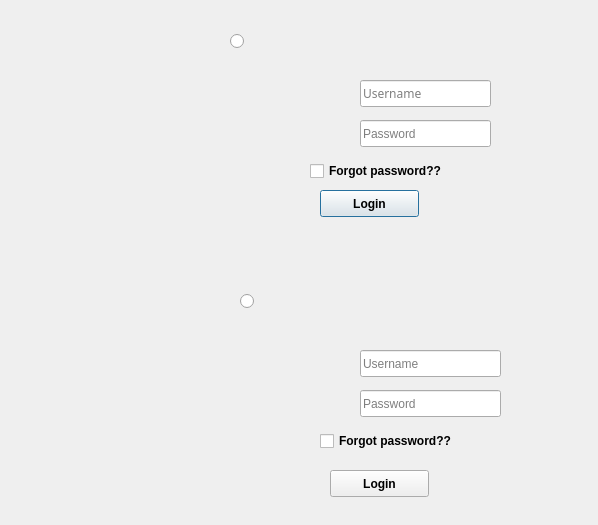
<?xml version="1.0" encoding="UTF-8"?>
<ui version="4.0">
 <class>Login</class>
 <widget class="QDialog" name="Login">
  <property name="geometry">
   <rect>
    <x>0</x>
    <y>0</y>
    <width>598</width>
    <height>525</height>
   </rect>
  </property>
  <property name="windowTitle">
   <string>Login_As</string>
  </property>
  <property name="sizeGripEnabled">
   <bool>false</bool>
  </property>
  <property name="modal">
   <bool>false</bool>
  </property>
  <widget class="QLabel" name="label">
   <property name="geometry">
    <rect>
     <x>0</x>
     <y>-10</y>
     <width>601</width>
     <height>541</height>
    </rect>
   </property>
   <property name="text">
    <string/>
   </property>
   <property name="pixmap">
    <pixmap>../build-MY_store-Desktop-Debug/login.jpg</pixmap>
   </property>
   <property name="scaledContents">
    <bool>true</bool>
   </property>
  </widget>
  <widget class="QLabel" name="admin">
   <property name="geometry">
    <rect>
     <x>210</x>
     <y>60</y>
     <width>331</width>
     <height>131</height>
    </rect>
   </property>
   <property name="text">
    <string/>
   </property>
   <property name="pixmap">
    <pixmap>../build-MY_store-Desktop-Debug/login1.jpg</pixmap>
   </property>
  </widget>
  <widget class="QLabel" name="user">
   <property name="geometry">
    <rect>
     <x>210</x>
     <y>320</y>
     <width>331</width>
     <height>161</height>
    </rect>
   </property>
   <property name="cursor">
    <cursorShape>ArrowCursor</cursorShape>
   </property>
   <property name="focusPolicy">
    <enum>Qt::NoFocus</enum>
   </property>
   <property name="text">
    <string/>
   </property>
   <property name="pixmap">
    <pixmap>../build-MY_store-Desktop-Debug/login1.jpg</pixmap>
   </property>
  </widget>
  <widget class="QLineEdit" name="adus">
   <property name="geometry">
    <rect>
     <x>360</x>
     <y>80</y>
     <width>131</width>
     <height>27</height>
    </rect>
   </property>
   <property name="font">
    <font>
     <family>Vemana2000</family>
    </font>
   </property>
   <property name="placeholderText">
    <string>Username</string>
   </property>
  </widget>
  <widget class="QLineEdit" name="adpa">
   <property name="geometry">
    <rect>
     <x>360</x>
     <y>120</y>
     <width>131</width>
     <height>27</height>
    </rect>
   </property>
   <property name="echoMode">
    <enum>QLineEdit::Password</enum>
   </property>
   <property name="placeholderText">
    <string>Password</string>
   </property>
   <property name="cursorMoveStyle">
    <enum>Qt::LogicalMoveStyle</enum>
   </property>
  </widget>
  <widget class="QLineEdit" name="usua">
   <property name="geometry">
    <rect>
     <x>360</x>
     <y>350</y>
     <width>141</width>
     <height>27</height>
    </rect>
   </property>
   <property name="placeholderText">
    <string>Username</string>
   </property>
  </widget>
  <widget class="QLineEdit" name="uspa">
   <property name="geometry">
    <rect>
     <x>360</x>
     <y>390</y>
     <width>141</width>
     <height>27</height>
    </rect>
   </property>
   <property name="autoFillBackground">
    <bool>false</bool>
   </property>
   <property name="text">
    <string/>
   </property>
   <property name="echoMode">
    <enum>QLineEdit::Password</enum>
   </property>
   <property name="placeholderText">
    <string>Password</string>
   </property>
  </widget>
  <widget class="QPushButton" name="adbut">
   <property name="geometry">
    <rect>
     <x>320</x>
     <y>190</y>
     <width>99</width>
     <height>27</height>
    </rect>
   </property>
   <property name="font">
    <font>
     <weight>75</weight>
     <bold>true</bold>
    </font>
   </property>
   <property name="cursor">
    <cursorShape>PointingHandCursor</cursorShape>
   </property>
   <property name="mouseTracking">
    <bool>false</bool>
   </property>
   <property name="text">
    <string>Login</string>
   </property>
  </widget>
  <widget class="QPushButton" name="usbut">
   <property name="geometry">
    <rect>
     <x>330</x>
     <y>470</y>
     <width>99</width>
     <height>27</height>
    </rect>
   </property>
   <property name="font">
    <font>
     <weight>75</weight>
     <bold>true</bold>
    </font>
   </property>
   <property name="cursor">
    <cursorShape>PointingHandCursor</cursorShape>
   </property>
   <property name="mouseTracking">
    <bool>false</bool>
   </property>
   <property name="text">
    <string>Login</string>
   </property>
  </widget>
  <widget class="QRadioButton" name="usra">
   <property name="geometry">
    <rect>
     <x>240</x>
     <y>290</y>
     <width>117</width>
     <height>22</height>
    </rect>
   </property>
   <property name="text">
    <string/>
   </property>
  </widget>
  <widget class="QRadioButton" name="adra">
   <property name="geometry">
    <rect>
     <x>230</x>
     <y>30</y>
     <width>117</width>
     <height>22</height>
    </rect>
   </property>
   <property name="text">
    <string/>
   </property>
  </widget>
  <widget class="QCheckBox" name="checkBox">
   <property name="geometry">
    <rect>
     <x>310</x>
     <y>160</y>
     <width>161</width>
     <height>22</height>
    </rect>
   </property>
   <property name="font">
    <font>
     <pointsize>9</pointsize>
     <weight>75</weight>
     <bold>true</bold>
    </font>
   </property>
   <property name="text">
    <string>Forgot password??</string>
   </property>
  </widget>
  <widget class="QCheckBox" name="checkBox_2">
   <property name="geometry">
    <rect>
     <x>320</x>
     <y>430</y>
     <width>161</width>
     <height>22</height>
    </rect>
   </property>
   <property name="font">
    <font>
     <pointsize>9</pointsize>
     <weight>75</weight>
     <bold>true</bold>
    </font>
   </property>
   <property name="text">
    <string>Forgot password??</string>
   </property>
  </widget>
  <zorder>usra</zorder>
  <zorder>adra</zorder>
  <zorder>label</zorder>
  <zorder>admin</zorder>
  <zorder>adus</zorder>
  <zorder>adpa</zorder>
  <zorder>adbut</zorder>
  <zorder>user</zorder>
  <zorder>usua</zorder>
  <zorder>uspa</zorder>
  <zorder>usbut</zorder>
  <zorder>checkBox</zorder>
  <zorder>checkBox_2</zorder>
 </widget>
 <resources/>
 <connections/>
</ui>
